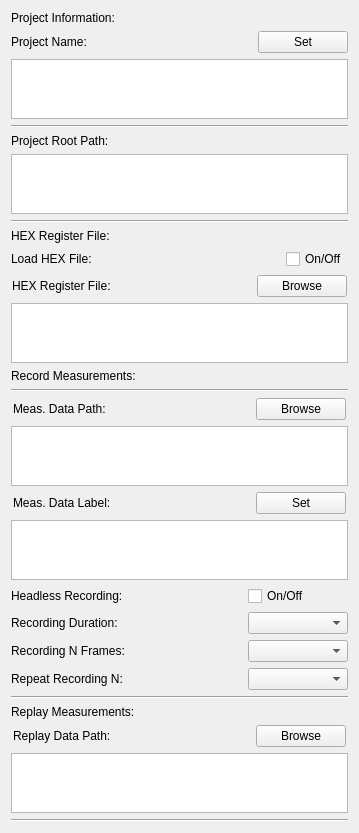
        <widget class="QWidget" name="widget">
         <attribute name="title">
          <string>Project</string>
         </attribute>
         <layout class="QGridLayout" name="gridLayout_2">
          <item row="25" column="0">
           <widget class="QTextBrowser" name="browse_meas_in_path_textBrowser">
            <property name="sizePolicy">
             <sizepolicy hsizetype="Fixed" vsizetype="Fixed">
              <horstretch>0</horstretch>
              <verstretch>0</verstretch>
             </sizepolicy>
            </property>
            <property name="minimumSize">
             <size>
              <width>337</width>
              <height>60</height>
             </size>
            </property>
            <property name="maximumSize">
             <size>
              <width>65</width>
              <height>60</height>
             </size>
            </property>
            <property name="font">
             <font>
              <pointsize>12</pointsize>
             </font>
            </property>
           </widget>
          </item>
          <item row="14" column="0">
           <widget class="Line" name="line_4">
            <property name="orientation">
             <enum>Qt::Horizontal</enum>
            </property>
           </widget>
          </item>
          <item row="7" column="0">
           <widget class="Line" name="line_2">
            <property name="orientation">
             <enum>Qt::Horizontal</enum>
            </property>
           </widget>
          </item>
          <item row="13" column="0">
           <widget class="QLabel" name="label_57">
            <property name="maximumSize">
             <size>
              <width>238</width>
              <height>30</height>
             </size>
            </property>
            <property name="text">
             <string>Record Measurements:</string>
            </property>
           </widget>
          </item>
          <item row="9" column="0">
           <layout class="QHBoxLayout" name="horizontalLayout_18">
            <item>
             <widget class="QLabel" name="label_26">
              <property name="maximumSize">
               <size>
                <width>238</width>
                <height>30</height>
               </size>
              </property>
              <property name="text">
               <string>Load HEX File:</string>
              </property>
             </widget>
            </item>
            <item>
             <spacer name="horizontalSpacer_11">
              <property name="orientation">
               <enum>Qt::Horizontal</enum>
              </property>
              <property name="sizeHint" stdset="0">
               <size>
                <width>40</width>
                <height>20</height>
               </size>
              </property>
             </spacer>
            </item>
            <item>
             <widget class="QCheckBox" name="headless_recording_check_box_2">
              <property name="text">
               <string>On/Off</string>
              </property>
             </widget>
            </item>
           </layout>
          </item>
          <item row="10" column="0">
           <layout class="QGridLayout" name="gridLayout_4">
            <item row="0" column="2">
             <widget class="QPushButton" name="browse_register_path_button">
              <property name="sizePolicy">
               <sizepolicy hsizetype="Fixed" vsizetype="Fixed">
                <horstretch>0</horstretch>
                <verstretch>0</verstretch>
               </sizepolicy>
              </property>
              <property name="maximumSize">
               <size>
                <width>90</width>
                <height>30</height>
               </size>
              </property>
              <property name="text">
               <string>Browse</string>
              </property>
             </widget>
            </item>
            <item row="0" column="0">
             <widget class="QLabel" name="label">
              <property name="maximumSize">
               <size>
                <width>238</width>
                <height>30</height>
               </size>
              </property>
              <property name="text">
               <string>HEX Register File:</string>
              </property>
             </widget>
            </item>
           </layout>
          </item>
          <item row="17" column="0">
           <layout class="QGridLayout" name="gridLayout_32">
            <item row="0" column="1">
             <widget class="QPushButton" name="browse_meas_data_label_button">
              <property name="maximumSize">
               <size>
                <width>90</width>
                <height>30</height>
               </size>
              </property>
              <property name="text">
               <string>Set</string>
              </property>
             </widget>
            </item>
            <item row="0" column="0">
             <widget class="QLabel" name="label_47">
              <property name="maximumSize">
               <size>
                <width>235</width>
                <height>30</height>
               </size>
              </property>
              <property name="text">
               <string>Meas. Data Label:</string>
              </property>
             </widget>
            </item>
           </layout>
          </item>
          <item row="4" column="0">
           <widget class="Line" name="line">
            <property name="orientation">
             <enum>Qt::Horizontal</enum>
            </property>
           </widget>
          </item>
          <item row="2" column="0">
           <layout class="QGridLayout" name="gridLayout_25">
            <item row="1" column="1">
             <widget class="QPushButton" name="mira_project_button">
              <property name="sizePolicy">
               <sizepolicy hsizetype="Fixed" vsizetype="Fixed">
                <horstretch>0</horstretch>
                <verstretch>0</verstretch>
               </sizepolicy>
              </property>
              <property name="maximumSize">
               <size>
                <width>90</width>
                <height>30</height>
               </size>
              </property>
              <property name="text">
               <string>Set</string>
              </property>
             </widget>
            </item>
            <item row="1" column="0">
             <widget class="QLabel" name="label_39">
              <property name="sizePolicy">
               <sizepolicy hsizetype="Fixed" vsizetype="Fixed">
                <horstretch>0</horstretch>
                <verstretch>0</verstretch>
               </sizepolicy>
              </property>
              <property name="maximumSize">
               <size>
                <width>250</width>
                <height>30</height>
               </size>
              </property>
              <property name="text">
               <string>Project Name:</string>
              </property>
             </widget>
            </item>
           </layout>
          </item>
          <item row="26" column="0">
           <widget class="Line" name="line_5">
            <property name="orientation">
             <enum>Qt::Horizontal</enum>
            </property>
           </widget>
          </item>
          <item row="16" column="0">
           <widget class="QTextBrowser" name="browse_meas_out_path_textBrowser">
            <property name="sizePolicy">
             <sizepolicy hsizetype="Fixed" vsizetype="Fixed">
              <horstretch>0</horstretch>
              <verstretch>0</verstretch>
             </sizepolicy>
            </property>
            <property name="minimumSize">
             <size>
              <width>337</width>
              <height>60</height>
             </size>
            </property>
            <property name="maximumSize">
             <size>
              <width>65</width>
              <height>60</height>
             </size>
            </property>
            <property name="font">
             <font>
              <pointsize>12</pointsize>
             </font>
            </property>
           </widget>
          </item>
          <item row="5" column="0">
           <widget class="QLabel" name="label_38">
            <property name="sizePolicy">
             <sizepolicy hsizetype="Fixed" vsizetype="Fixed">
              <horstretch>0</horstretch>
              <verstretch>0</verstretch>
             </sizepolicy>
            </property>
            <property name="maximumSize">
             <size>
              <width>300</width>
              <height>30</height>
             </size>
            </property>
            <property name="text">
             <string>Project Root Path:</string>
            </property>
           </widget>
          </item>
          <item row="0" column="0">
           <widget class="QLabel" name="label_59">
            <property name="maximumSize">
             <size>
              <width>238</width>
              <height>30</height>
             </size>
            </property>
            <property name="text">
             <string>Project Information:</string>
            </property>
           </widget>
          </item>
          <item row="3" column="0">
           <widget class="QPlainTextEdit" name="mira_project_plainTextEdit">
            <property name="sizePolicy">
             <sizepolicy hsizetype="Fixed" vsizetype="Fixed">
              <horstretch>0</horstretch>
              <verstretch>0</verstretch>
             </sizepolicy>
            </property>
            <property name="minimumSize">
             <size>
              <width>337</width>
              <height>60</height>
             </size>
            </property>
            <property name="maximumSize">
             <size>
              <width>337</width>
              <height>60</height>
             </size>
            </property>
            <property name="font">
             <font>
              <pointsize>12</pointsize>
             </font>
            </property>
           </widget>
          </item>
          <item row="15" column="0">
           <layout class="QGridLayout" name="gridLayout_19">
            <item row="0" column="1">
             <widget class="QPushButton" name="browse_meas_out_path_button">
              <property name="maximumSize">
               <size>
                <width>90</width>
                <height>30</height>
               </size>
              </property>
              <property name="text">
               <string>Browse</string>
              </property>
             </widget>
            </item>
            <item row="0" column="0">
             <widget class="QLabel" name="label_15">
              <property name="maximumSize">
               <size>
                <width>235</width>
                <height>30</height>
               </size>
              </property>
              <property name="text">
               <string>Meas. Data Path:</string>
              </property>
             </widget>
            </item>
           </layout>
          </item>
          <item row="6" column="0">
           <widget class="QTextBrowser" name="mira_system_path_textBrowser">
            <property name="sizePolicy">
             <sizepolicy hsizetype="Fixed" vsizetype="Fixed">
              <horstretch>0</horstretch>
              <verstretch>0</verstretch>
             </sizepolicy>
            </property>
            <property name="minimumSize">
             <size>
              <width>337</width>
              <height>60</height>
             </size>
            </property>
            <property name="maximumSize">
             <size>
              <width>65</width>
              <height>60</height>
             </size>
            </property>
            <property name="font">
             <font>
              <pointsize>12</pointsize>
             </font>
            </property>
           </widget>
          </item>
          <item row="18" column="0">
           <widget class="QPlainTextEdit" name="session_label_plainTextEdit">
            <property name="sizePolicy">
             <sizepolicy hsizetype="Fixed" vsizetype="Fixed">
              <horstretch>0</horstretch>
              <verstretch>0</verstretch>
             </sizepolicy>
            </property>
            <property name="minimumSize">
             <size>
              <width>337</width>
              <height>60</height>
             </size>
            </property>
            <property name="maximumSize">
             <size>
              <width>337</width>
              <height>60</height>
             </size>
            </property>
            <property name="font">
             <font>
              <pointsize>12</pointsize>
             </font>
            </property>
           </widget>
          </item>
          <item row="21" column="0">
           <widget class="QLabel" name="label_58">
            <property name="maximumSize">
             <size>
              <width>238</width>
              <height>30</height>
             </size>
            </property>
            <property name="text">
             <string>Replay Measurements:</string>
            </property>
           </widget>
          </item>
          <item row="12" column="0">
           <widget class="QTextBrowser" name="browse_register_path_textBrowser">
            <property name="sizePolicy">
             <sizepolicy hsizetype="Fixed" vsizetype="Fixed">
              <horstretch>0</horstretch>
              <verstretch>0</verstretch>
             </sizepolicy>
            </property>
            <property name="minimumSize">
             <size>
              <width>337</width>
              <height>60</height>
             </size>
            </property>
            <property name="maximumSize">
             <size>
              <width>65</width>
              <height>60</height>
             </size>
            </property>
            <property name="font">
             <font>
              <pointsize>12</pointsize>
             </font>
            </property>
           </widget>
          </item>
          <item row="19" column="0">
           <layout class="QGridLayout" name="gridLayout_24">
            <item row="2" column="2">
             <widget class="QComboBox" name="combo_box_measurement_duration">
              <property name="minimumSize">
               <size>
                <width>100</width>
                <height>0</height>
               </size>
              </property>
              <property name="maximumSize">
               <size>
                <width>90</width>
                <height>30</height>
               </size>
              </property>
             </widget>
            </item>
            <item row="3" column="2">
             <widget class="QComboBox" name="combo_box_recording_n_frames">
              <property name="minimumSize">
               <size>
                <width>100</width>
                <height>0</height>
               </size>
              </property>
              <property name="maximumSize">
               <size>
                <width>90</width>
                <height>30</height>
               </size>
              </property>
             </widget>
            </item>
            <item row="4" column="2">
             <widget class="QComboBox" name="combo_box_repeat_recording_n">
              <property name="minimumSize">
               <size>
                <width>100</width>
                <height>0</height>
               </size>
              </property>
              <property name="maximumSize">
               <size>
                <width>90</width>
                <height>30</height>
               </size>
              </property>
             </widget>
            </item>
            <item row="4" column="0">
             <widget class="QLabel" name="label_46">
              <property name="text">
               <string>Repeat Recording N:</string>
              </property>
             </widget>
            </item>
            <item row="2" column="0">
             <widget class="QLabel" name="label_17">
              <property name="text">
               <string>Recording Duration:</string>
              </property>
             </widget>
            </item>
            <item row="3" column="0">
             <widget class="QLabel" name="label_40">
              <property name="text">
               <string>Recording N Frames:</string>
              </property>
             </widget>
            </item>
            <item row="1" column="0">
             <widget class="QLabel" name="label_48">
              <property name="text">
               <string>Headless Recording:</string>
              </property>
             </widget>
            </item>
            <item row="1" column="2">
             <widget class="QCheckBox" name="headless_recording_check_box">
              <property name="text">
               <string>On/Off</string>
              </property>
             </widget>
            </item>
           </layout>
          </item>
          <item row="22" column="0">
           <layout class="QGridLayout" name="gridLayout_33">
            <item row="0" column="1">
             <widget class="QPushButton" name="browse_meas_in_path_button">
              <property name="maximumSize">
               <size>
                <width>90</width>
                <height>30</height>
               </size>
              </property>
              <property name="text">
               <string>Browse</string>
              </property>
             </widget>
            </item>
            <item row="0" column="0">
             <widget class="QLabel" name="label_35">
              <property name="sizePolicy">
               <sizepolicy hsizetype="Fixed" vsizetype="Fixed">
                <horstretch>0</horstretch>
                <verstretch>0</verstretch>
               </sizepolicy>
              </property>
              <property name="maximumSize">
               <size>
                <width>235</width>
                <height>30</height>
               </size>
              </property>
              <property name="text">
               <string>Replay Data Path:</string>
              </property>
             </widget>
            </item>
           </layout>
          </item>
          <item row="20" column="0">
           <widget class="Line" name="line_3">
            <property name="orientation">
             <enum>Qt::Horizontal</enum>
            </property>
           </widget>
          </item>
          <item row="8" column="0">
           <widget class="QLabel" name="label_42">
            <property name="maximumSize">
             <size>
              <width>238</width>
              <height>30</height>
             </size>
            </property>
            <property name="text">
             <string>HEX Register File:</string>
            </property>
           </widget>
          </item>
         </layout>
        </widget>
